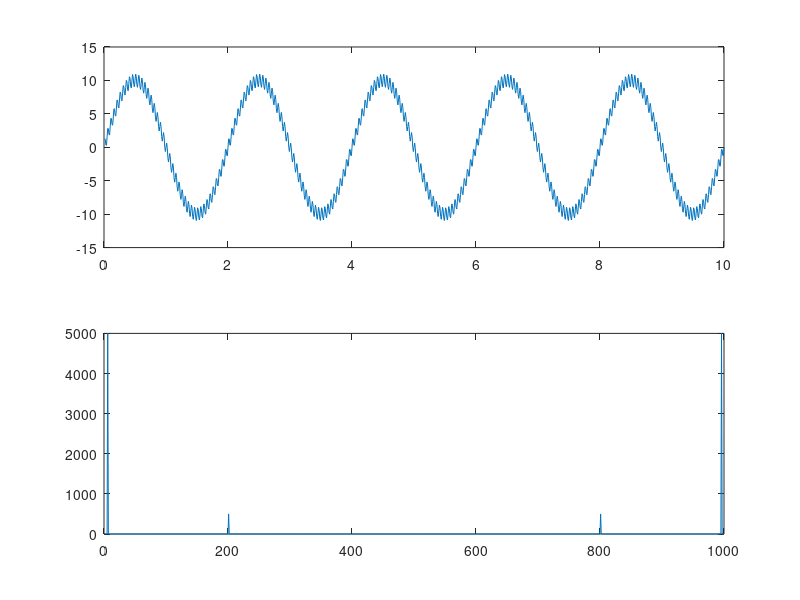

Source code (MATLAB):
clc;

t = 0.01:0.01:10;
x = 10*sin(2*pi*0.5*t) + 1*sin(2*pi*20*t);

x_fft = abs(fft(x));

subplot (2,1,1);
plot(t,x);
subplot (2,1,2);
plot(x_fft);
